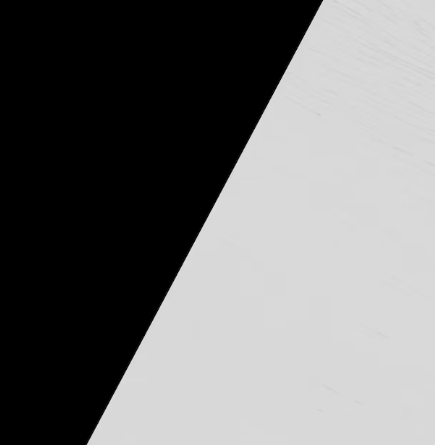
#> input picture reference_4.png, 435 x 445 px
$ python Genetico.py
#> lines starting #> are read from the running program, lines starting #| are printed output that depends on the picture; after the words box and inside, x2 and y2 are one past the last pixel; in counts of white or black regions, pixels touching at a corner belong together
import numpy as np
from PIL import Image, ImageDraw
import random
import matplotlib.pyplot as plt
import matplotlib.animation as animation

# Configuraciones
num_polygons = 100
num_vertices = 3  # Triángulos
mutation_rate = 0.01
population_size = 60
generations = 10000
image_size = (128, 128)

# Cargar la imagen de referencia
reference_image = Image.open('reference_4.png').convert('L')
reference_image = reference_image.resize(image_size)
#> reference_image: PIL image 128x128 L

def generate_random_polygon():
    size_factor = random.random()
    polygon = [(int(random.randint(0, image_size[0]) * size_factor),
                int(random.randint(0, image_size[1]) * size_factor)) for _ in range(num_vertices)]

    # Obtener el color promedio del área cubierta por el polígono
    mask = Image.new('L', image_size, 0)
#> mask: PIL image 128x128 L; every value is 0
    draw = ImageDraw.Draw(mask)
    draw.polygon(polygon, fill=255)
    mask = np.array(mask)
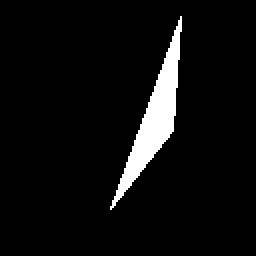
#> mask: shape (128, 128) (shown 2 times larger); 5.5% white; 1 white region, box (x1, y1, x2, y2) and area: (55, 8, 91, 105) 902
    color = int(np.mean(np.array(reference_image)[mask == 255]))  # Promedio de color en el área cubierta
#> color = 216
    return polygon, color

# [14 lines left out: function mutate_polygon, not called in this run]

def create_individual():
    return [generate_random_polygon() for _ in range(num_polygons)]
#> in generate_random_polygon (call 2), `mask = np.array(mask)`: mask: shape (128, 128); 8% white; 1 white region, box (x1, y1, x2, y2) and area: (33, 23, 89, 70) 1309
#> in generate_random_polygon (call 3), `mask = np.array(mask)`: mask: shape (128, 128); 0.42% white in thin lines or dots, all inside (x1, y1, x2, y2) = (11, 15, 49, 52)
#> in generate_random_polygon (call 4), `mask = np.array(mask)`: mask: shape (128, 128); 2.2% white; 1 white region, box (x1, y1, x2, y2) and area: (11, 37, 53, 58) 361
#> in generate_random_polygon (call 5), `mask = np.array(mask)`: mask: shape (128, 128); 0.42% white in thin lines or dots, all inside (x1, y1, x2, y2) = (1, 0, 46, 11)
#> in generate_random_polygon (call 6), `mask = np.array(mask)`: mask: shape (128, 128); 2.1% white; 1 white region, box (x1, y1, x2, y2) and area: (29, 9, 53, 38) 347
#> in generate_random_polygon (call 7), `mask = np.array(mask)`: mask: shape (128, 128); 0.91% white; 1 white region, box (x1, y1, x2, y2) and area: (5, 4, 20, 30) 149
#> in generate_random_polygon (call 8), `mask = np.array(mask)`: mask: shape (128, 128); 0.09% white in thin lines or dots, all inside (x1, y1, x2, y2) = (7, 3, 10, 13)
#> in generate_random_polygon (call 9), `mask = np.array(mask)`: mask: shape (128, 128); 0.04% white in thin lines or dots, all inside (x1, y1, x2, y2) = (4, 4, 9, 8)
#> in generate_random_polygon (call 10), `mask = np.array(mask)`: mask: shape (128, 128); 6.4% white; 1 white region, box (x1, y1, x2, y2) and area: (6, 13, 100, 55) 1052
#> in generate_random_polygon (call 11), `mask = np.array(mask)`: mask: shape (128, 128); 1.8% white; 1 white region, box (x1, y1, x2, y2) and area: (7, 17, 88, 62) 296
#> in generate_random_polygon (call 12), `mask = np.array(mask)`: mask: shape (128, 128); 1.8% white; 1 white region, box (x1, y1, x2, y2) and area: (81, 18, 103, 113) 289
#> in generate_random_polygon (call 13), `mask = np.array(mask)`: mask: shape (128, 128); 1.5% white; 1 white region, box (x1, y1, x2, y2) and area: (9, 1, 28, 41) 250
#> in generate_random_polygon (call 14), `mask = np.array(mask)`: mask: shape (128, 128); 7.1% white; 1 white region, box (x1, y1, x2, y2) and area: (21, 31, 70, 80) 1169
#> in generate_random_polygon (call 15), `mask = np.array(mask)`: mask: shape (128, 128); 2.5% white; 1 white region, box (x1, y1, x2, y2) and area: (14, 4, 46, 31) 417
#> in generate_random_polygon (call 16), `mask = np.array(mask)`: mask: shape (128, 128); 0.05% white in thin lines or dots, all inside (x1, y1, x2, y2) = (5, 2, 13, 4)
#> in generate_random_polygon (call 17), `mask = np.array(mask)`: mask: shape (128, 128); 0.03% white in thin lines or dots, all inside (x1, y1, x2, y2) = (0, 1, 5, 2)
#> in generate_random_polygon (call 18), `mask = np.array(mask)`: mask: shape (128, 128); 0.31% white in thin lines or dots, all inside (x1, y1, x2, y2) = (10, 3, 79, 19)
#> in generate_random_polygon (call 19), `mask = np.array(mask)`: mask: shape (128, 128); 0.3% white in thin lines or dots, all inside (x1, y1, x2, y2) = (3, 10, 25, 29)
#> in generate_random_polygon (call 20), `mask = np.array(mask)`: mask: shape (128, 128); 2% white; 1 white region, box (x1, y1, x2, y2) and area: (11, 30, 43, 57) 332
#> in generate_random_polygon (call 21), `mask = np.array(mask)`: mask: shape (128, 128); 2.5% white; 1 white region, box (x1, y1, x2, y2) and area: (11, 33, 37, 73) 410
#> in generate_random_polygon (call 22), `mask = np.array(mask)`: mask: shape (128, 128); 8.8% white; 1 white region, box (x1, y1, x2, y2) and area: (15, 1, 64, 60) 1435
#> in generate_random_polygon (call 23), `mask = np.array(mask)`: mask: shape (128, 128); 7.4% white; 1 white region, box (x1, y1, x2, y2) and area: (35, 2, 90, 82) 1220
#> in generate_random_polygon (call 24), `mask = np.array(mask)`: mask: shape (128, 128); 0.32% white; 1 white region, box (x1, y1, x2, y2) and area: (5, 27, 16, 39) 52
#> in generate_random_polygon (call 25), `mask = np.array(mask)`: mask: shape (128, 128); 1.2% white; 1 white region, box (x1, y1, x2, y2) and area: (25, 60, 94, 70) 196
#> in generate_random_polygon (call 26), `mask = np.array(mask)`: mask: shape (128, 128); 0.76% white; 1 white region, box (x1, y1, x2, y2) and area: (0, 7, 42, 20) 124
#> in generate_random_polygon (call 27), `mask = np.array(mask)`: mask: shape (128, 128); 0.36% white; 1 white region, box (x1, y1, x2, y2) and area: (24, 1, 28, 26) 59
#> in generate_random_polygon (call 28), `mask = np.array(mask)`: mask: shape (128, 128); 2.2% white; 1 white region, box (x1, y1, x2, y2) and area: (8, 12, 89, 33) 365
#> in generate_random_polygon (call 29), `mask = np.array(mask)`: mask: shape (128, 128); 2.7% white; 1 white region, box (x1, y1, x2, y2) and area: (4, 0, 56, 57) 445
#> in generate_random_polygon (call 30), `mask = np.array(mask)`: mask: shape (128, 128); 4.7% white; 1 white region, box (x1, y1, x2, y2) and area: (10, 2, 41, 89) 773
#> in generate_random_polygon (call 31), `mask = np.array(mask)`: mask: shape (128, 128); 2.9% white; 1 white region, box (x1, y1, x2, y2) and area: (0, 0, 43, 33) 479
#> in generate_random_polygon (call 32), `mask = np.array(mask)`: mask: shape (128, 128); 0.16% white in thin lines or dots, all inside (x1, y1, x2, y2) = (24, 47, 76, 70)
#> in generate_random_polygon (call 33), `mask = np.array(mask)`: mask: shape (128, 128); 1% white in thin lines or dots, all inside (x1, y1, x2, y2) = (13, 3, 84, 70)
#> in generate_random_polygon (call 34), `size_factor = random.random()`: size_factor = 0.275
#> in generate_random_polygon (call 34), `polygon = [(int(random.randint(0, image_size[0]) * size_factor), int(r..`: polygon = [(31, 7), (17, 9), (24, 7)]
#> in generate_random_polygon (call 34), `mask = np.array(mask)`:
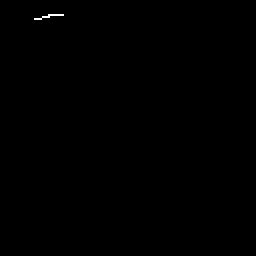
#> mask: shape (128, 128) (shown 2 times larger); 0.1% white in thin lines or dots, all inside (x1, y1, x2, y2) = (17, 7, 32, 10)
#> in generate_random_polygon (call 34), `color = int(np.mean(np.array(reference_image)[mask == 255]))`: color = 0
#> in generate_random_polygon (call 35), `size_factor = random.random()`: size_factor = 0.872
#> in generate_random_polygon (call 35), `polygon = [(int(random.randint(0, image_size[0]) * size_factor), int(r..`: polygon = [(61, 3), (8, 8), (45, 57)]
#> in generate_random_polygon (call 35), `mask = np.array(mask)`:
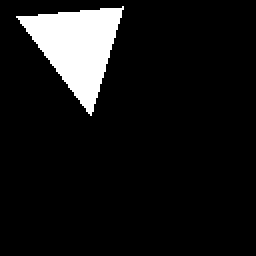
#> mask: shape (128, 128) (shown 2 times larger); 8.8% white; 1 white region, box (x1, y1, x2, y2) and area: (8, 3, 62, 58) 1446
#> in generate_random_polygon (call 36), `size_factor = random.random()`: size_factor = 0.558
#> in generate_random_polygon (call 36), `polygon = [(int(random.randint(0, image_size[0]) * size_factor), int(r..`: polygon = [(51, 5), (70, 65), (61, 53)]
#> in generate_random_polygon (call 36), `mask = np.array(mask)`:
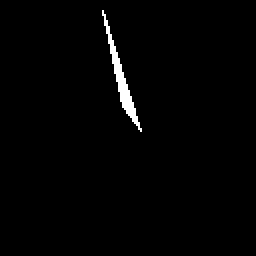
#> mask: shape (128, 128) (shown 2 times larger); 1.3% white; 1 white region, box (x1, y1, x2, y2) and area: (51, 5, 71, 66) 214
#> in generate_random_polygon (call 36), `color = int(np.mean(np.array(reference_image)[mask == 255]))`: color = 34
#> in generate_random_polygon (call 37), `size_factor = random.random()`: size_factor = 0.871
#> in generate_random_polygon (call 37), `polygon = [(int(random.randint(0, image_size[0]) * size_factor), int(r..`: polygon = [(39, 46), (83, 64), (1, 30)]
#> in generate_random_polygon (call 37), `mask = np.array(mask)`:
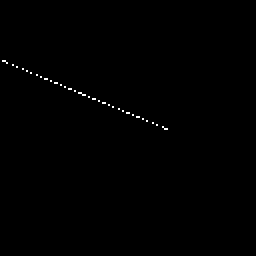
#> mask: shape (128, 128) (shown 2 times larger); 0.28% white in thin lines or dots, all inside (x1, y1, x2, y2) = (1, 30, 84, 65)
#> in generate_random_polygon (call 37), `color = int(np.mean(np.array(reference_image)[mask == 255]))`: color = 50
#> in generate_random_polygon (call 38), `size_factor = random.random()`: size_factor = 0.151
#> in generate_random_polygon (call 38), `polygon = [(int(random.randint(0, image_size[0]) * size_factor), int(r..`: polygon = [(12, 12), (14, 3), (12, 1)]
#> in generate_random_polygon (call 38), `mask = np.array(mask)`:
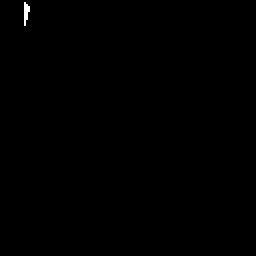
#> mask: shape (128, 128) (shown 2 times larger); 0.14% white in thin lines or dots, all inside (x1, y1, x2, y2) = (12, 1, 15, 13)
#> in generate_random_polygon (call 38), `color = int(np.mean(np.array(reference_image)[mask == 255]))`: color = 0
#> in generate_random_polygon (call 39), `mask = np.array(mask)`: mask: shape (128, 128); 0.04% white in thin lines or dots, all inside (x1, y1, x2, y2) = (1, 1, 5, 4)
#> in generate_random_polygon (call 40), `size_factor = random.random()`: size_factor = 0.293
#> in generate_random_polygon (call 40), `polygon = [(int(random.randint(0, image_size[0]) * size_factor), int(r..`: polygon = [(35, 17), (3, 22), (13, 5)]
#> in generate_random_polygon (call 40), `mask = np.array(mask)`:
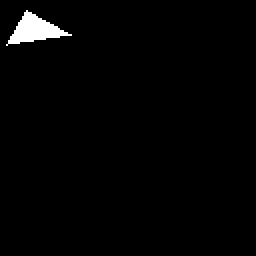
#> mask: shape (128, 128) (shown 2 times larger); 1.6% white; 1 white region, box (x1, y1, x2, y2) and area: (3, 5, 36, 23) 264

# [6 lines left out: function draw_individual, not called in this run]

def fitness(individual):
    generated_image = draw_individual(individual)
    return -np.sum(np.abs(np.array(generated_image) - np.array(reference_image)))

# [5 lines left out: function crossover, not called in this run]

def mutate_individual(individual):
    return [mutate_polygon(polygon_data) for polygon_data in individual]

# Generar la población inicial
population = [create_individual() for _ in range(population_size)]
#> population = 60 items

# Algoritmo Genético con visualización en tiempo real
best_individual = None
best_fitness = float('-inf')

fig, ax = plt.subplots()

# [29 lines left out: function update, not called in this run]

# Crear animación
ani = animation.FuncAnimation(fig, update, frames=range(generations), repeat=False)
plt.show()

$ run again, with reference_2.jpg saved as reference_4.png
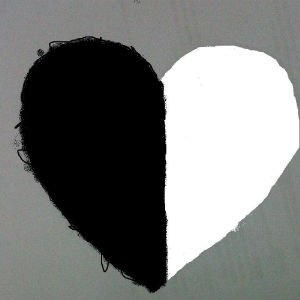
#> input picture reference_2.jpg, 300 x 300 px
#> `reference_image = reference_image.resize(image_size)`:
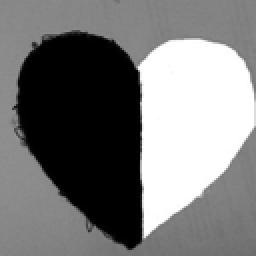
#> reference_image: PIL image 128x128 L (shown 2 times larger); min 0, max 255, mean 121.6
#> color = 193
#> population = 60 items
